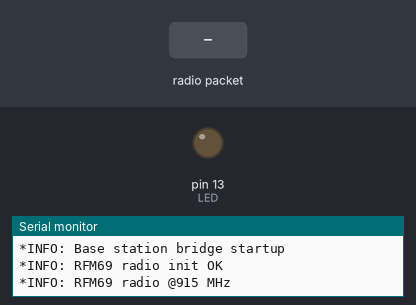
The sketch below on a simulated Arduino Uno, built with avr-gcc and run on an emulated ATmega328P. Shown: output pins drawn as LEDs (lit = HIGH), the last lines printed to the serial monitor. Dashed ring = blinking. Inputs (shaded band) come from the test bench. No radio packets arrive unless stated; pins used as bus, display or sensor lines are not drawn.

Above: at 1.2 s.
1.3 s: radio packet "1" arrives
At 1.49 s:
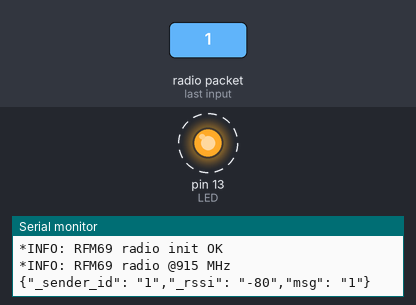
Timing chart, 0 to 4.3 s (numbered marks = the images above; inputs shaded):
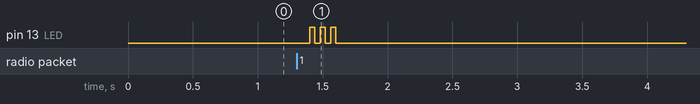

The sketch:

base_station.ino
```cpp
// -*- mode: C++ -*-
// The base station, which receives messages and repeats
// them onto the serial bus for relaying to a message
// queue.

#include <RH_RF69.h>
#include <RHReliableDatagram.h>

// Radio frequency, must match the frequency of other radios.
#define RF69_FREQ 915.0

// Identifier on this channel for this radio.
#define MY_ADDRESS     1

// Adafruit Feather 32u4 w/Radio pin defines
#define RFM69_CS      8
#define RFM69_INT     7
#define RFM69_RST     4
#define LED           13

// Singleton instance of the radio driver
RH_RF69 rf69(RFM69_CS, RFM69_INT);

// Class to manage message delivery and receipt, using the driver declared above
RHReliableDatagram rf69_manager(rf69, MY_ADDRESS);

// A buffer into which we'll write messages
// from sending radios
uint8_t buf[RH_RF69_MAX_MESSAGE_LEN];


inline void setup_radio() {
    // manual reset
    digitalWrite(RFM69_RST, HIGH);
    delay(10);
    digitalWrite(RFM69_RST, LOW);
    delay(10);

    if(! rf69_manager.init()) {
        Serial.println("*WARNING: RFM69 radio init failed");
        while (1);
    }

    Serial.println("*INFO: RFM69 radio init OK");

    // Defaults after init are 434.0MHz, modulation GFSK_Rb250Fd250, +13dbM (for low power module)
    // No encryption
    if(! rf69.setFrequency(RF69_FREQ)) {
        Serial.println("*WARNING: setFrequency failed");
        while (1);
    }

    // If you are using a high power RF69 eg RFM69HW, you *must* set a Tx power with the
    // ishighpowermodule flag set like this:
    rf69.setTxPower(20, true);  // range from -2 to +20 for power, 2nd arg must be true for 69HCW

    // The encryption key has to be shared betweeen all radios
    uint8_t key[] = { 0x01, 0x02, 0x03, 0x04, 0x05, 0x06, 0x07, 0x08,
                      0x01, 0x02, 0x03, 0x04, 0x05, 0x06, 0x07, 0x08};
    rf69.setEncryptionKey(key);

    Serial.print("*INFO: RFM69 radio @");
    Serial.print((unsigned int)RF69_FREQ);
    Serial.println(" MHz");
}


template<typename T>
void print_json_val(const char* name, T value) {
    Serial.print("\"");
    Serial.print(name);
    Serial.print("\": \"");
    Serial.print(value);
    Serial.print("\"");
}

inline void blink(byte PIN, byte DELAY_MS, byte loops) {
    for(byte i=0; i<loops; i++)  {
        digitalWrite(PIN, HIGH);
        delay(DELAY_MS);
        digitalWrite(PIN, LOW);
        delay(DELAY_MS);
    }
}

void setup() {
    Serial.begin(115200);
    while(!Serial) {
        delay(1);
    }

    Serial.println("*INFO: Base station bridge startup");

    pinMode(LED, OUTPUT);
    pinMode(RFM69_RST, OUTPUT);
    digitalWrite(RFM69_RST, LOW);

    setup_radio();
}

void loop() {
    if(rf69_manager.available()) {
        // The length of the received message
        uint8_t len = sizeof(buf);

        // The identifier of the sending radio
        uint8_t from;

        // The RSSI of the received message
        // Suitable for returing to the sender as feedback
        int16_t rssi;

        if(rf69_manager.recvfromAck(buf, &len, &from)) {
            // zero out remaining string
            buf[len] = 0;

            rssi = rf69.lastRssi();

            // Print the message payload
            // Note, this isn't debug printing, this is the actual
            // output that's being monitored for on the host machine
            Serial.print("{");
            print_json_val("_sender_id", from);
            Serial.print(",");
            print_json_val("_rssi", rssi);
            Serial.print(",");
            print_json_val("msg", (char*)buf);
            Serial.println("}");

            // Send the RSSI level back to the sender, so they can
            // tune the radio power
            String radiopacket = String("RSSI ");
            radiopacket += rssi;
            if(! rf69_manager.sendtoWait((uint8_t*)radiopacket.c_str(), radiopacket.length(), from)) {
                Serial.println("*WARNING: RSSI response failed.");
            }

            // Blink LED 3 times, 40ms between blinks
            blink(LED, 40, 3);
        }
    }
}
```

Measured:
- after the input at 1.3 s, pin 13 (LED): alternates HIGH for 0.04 s and LOW for 0.04 s, 6 changes in all, then stays LOW, starting after 0.10 s
